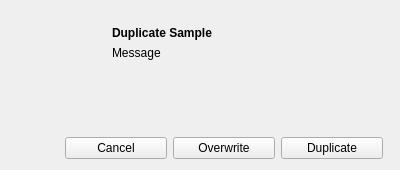
<?xml version="1.0" encoding="UTF-8"?>
<ui version="4.0">
 <class>Form</class>
 <widget class="QWidget" name="Form">
  <property name="geometry">
   <rect>
    <x>0</x>
    <y>0</y>
    <width>400</width>
    <height>170</height>
   </rect>
  </property>
  <property name="minimumSize">
   <size>
    <width>0</width>
    <height>160</height>
   </size>
  </property>
  <property name="maximumSize">
   <size>
    <width>400</width>
    <height>170</height>
   </size>
  </property>
  <property name="windowTitle">
   <string>Form</string>
  </property>
  <property name="styleSheet">
   <string notr="true">QPushButton {
	min-width: 100px; 
	max-width: 100px; 
} </string>
  </property>
  <layout class="QVBoxLayout" name="verticalLayout_2">
   <item>
    <widget class="QWidget" name="widget" native="true">
     <layout class="QHBoxLayout" name="horizontalLayout_2">
      <item>
       <widget class="QWidget" name="widget_2" native="true">
        <property name="minimumSize">
         <size>
          <width>80</width>
          <height>80</height>
         </size>
        </property>
        <property name="maximumSize">
         <size>
          <width>80</width>
          <height>80</height>
         </size>
        </property>
       </widget>
      </item>
      <item>
       <widget class="QWidget" name="widget_3" native="true">
        <layout class="QVBoxLayout" name="verticalLayout">
         <property name="leftMargin">
          <number>6</number>
         </property>
         <property name="topMargin">
          <number>6</number>
         </property>
         <property name="rightMargin">
          <number>6</number>
         </property>
         <property name="bottomMargin">
          <number>6</number>
         </property>
         <item>
          <widget class="QLabel" name="label">
           <property name="font">
            <font>
             <weight>75</weight>
             <bold>true</bold>
            </font>
           </property>
           <property name="text">
            <string>Duplicate Sample</string>
           </property>
          </widget>
         </item>
         <item>
          <widget class="QLabel" name="message_label">
           <property name="text">
            <string>Message</string>
           </property>
          </widget>
         </item>
         <item>
          <spacer name="verticalSpacer">
           <property name="orientation">
            <enum>Qt::Vertical</enum>
           </property>
           <property name="sizeHint" stdset="0">
            <size>
             <width>20</width>
             <height>40</height>
            </size>
           </property>
          </spacer>
         </item>
        </layout>
       </widget>
      </item>
     </layout>
    </widget>
   </item>
   <item>
    <widget class="QWidget" name="bottom" native="true">
     <property name="maximumSize">
      <size>
       <width>16777215</width>
       <height>40</height>
      </size>
     </property>
     <layout class="QHBoxLayout" name="horizontalLayout">
      <property name="leftMargin">
       <number>6</number>
      </property>
      <property name="topMargin">
       <number>0</number>
      </property>
      <property name="rightMargin">
       <number>6</number>
      </property>
      <property name="bottomMargin">
       <number>0</number>
      </property>
      <item>
       <spacer name="horizontalSpacer">
        <property name="orientation">
         <enum>Qt::Horizontal</enum>
        </property>
        <property name="sizeHint" stdset="0">
         <size>
          <width>40</width>
          <height>20</height>
         </size>
        </property>
       </spacer>
      </item>
      <item>
       <widget class="QPushButton" name="cancel_btn">
        <property name="text">
         <string>Cancel</string>
        </property>
       </widget>
      </item>
      <item>
       <widget class="QPushButton" name="overwrite_btn">
        <property name="text">
         <string>Overwrite</string>
        </property>
       </widget>
      </item>
      <item>
       <widget class="QPushButton" name="duplicate_btn">
        <property name="text">
         <string>Duplicate</string>
        </property>
       </widget>
      </item>
     </layout>
    </widget>
   </item>
  </layout>
 </widget>
 <resources/>
 <connections/>
</ui>
